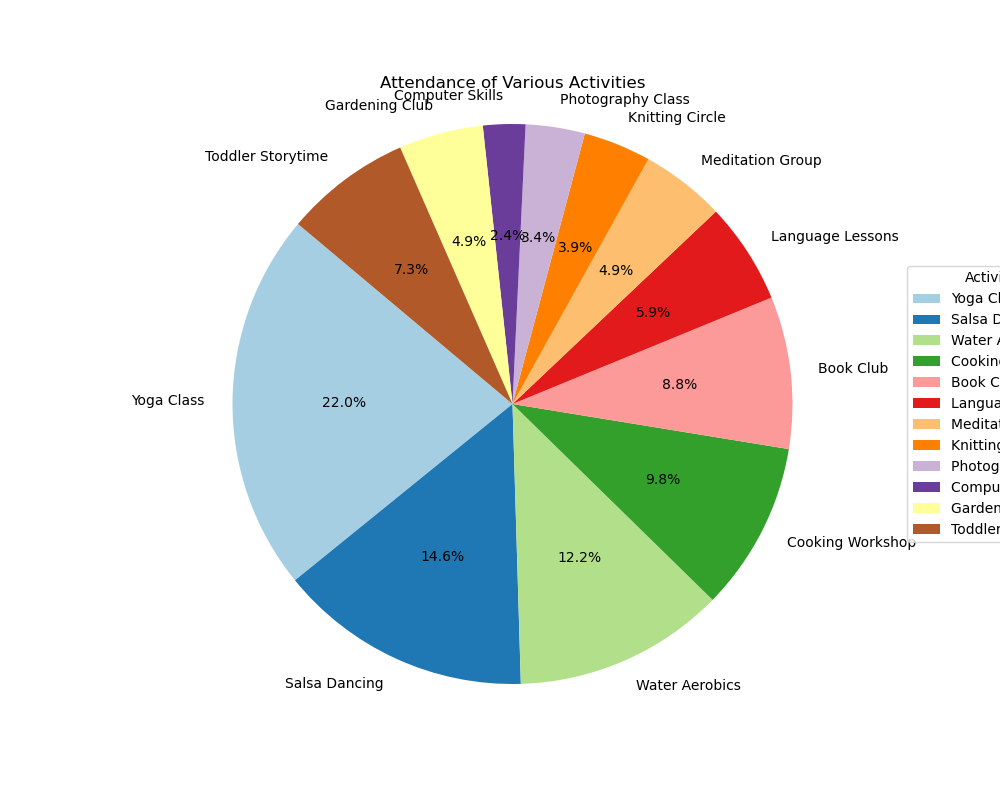

The script that drew this image:

import matplotlib.pyplot as plt

# Given data
data = [{'Activity': 'Yoga Class', 'Number of Attendees': 45}, 
        {'Activity': 'Salsa Dancing', 'Number of Attendees': 30},
        {'Activity': 'Water Aerobics', 'Number of Attendees': 25},
        {'Activity': 'Cooking Workshop', 'Number of Attendees': 20},
        {'Activity': 'Book Club', 'Number of Attendees': 18},
        {'Activity': 'Language Lessons', 'Number of Attendees': 12},
        {'Activity': 'Meditation Group', 'Number of Attendees': 10},
        {'Activity': 'Knitting Circle', 'Number of Attendees': 8},
        {'Activity': 'Photography Class', 'Number of Attendees': 7},
        {'Activity': 'Computer Skills', 'Number of Attendees': 5},
        {'Activity': 'Gardening Club', 'Number of Attendees': 10},
        {'Activity': 'Toddler Storytime', 'Number of Attendees': 15}]

# Extracting 'Activity' and 'Number of Attendees' as separate lists
activities = [item['Activity'] for item in data]
attendees = [item['Number of Attendees'] for item in data]

# Colors for each slice of the pie chart
colors = plt.cm.Paired(range(len(activities)))

# Creating the pie chart
plt.figure(figsize=(10, 8))  # This size can be adjusted depending on your display needs
plt.pie(attendees, labels=activities, colors=colors, autopct='%1.1f%%', startangle=140, textprops={'fontsize': 10})

# Adding a legend
plt.legend(activities, title="Activities", loc="center left", bbox_to_anchor=(1, 0, 0.5, 1))

# Equal aspect ratio ensures that pie is drawn as a circle.
plt.axis('equal')

# Adding a title to the plot
plt.title('Attendance of Various Activities')

# Show the plot
plt.show()
